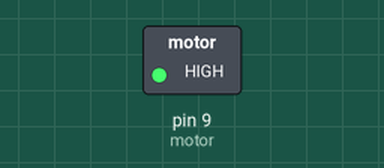
This sketch was run on a simulated Arduino Uno, built with avr-gcc and run on an emulated ATmega328P. On the bench: switched loads named in the sketch (green lamp = pin HIGH).

Above: at 0.1 s.
At 4.1 s:
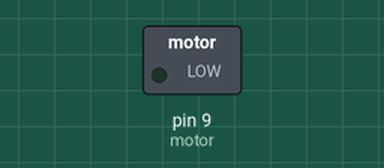
Timing chart, 0 to 5.6 s (numbered marks = the images above):
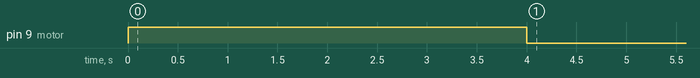

The sketch:

cat.ino
```cpp
int motor = 9;

void setup()                      // run once, when the sketch starts
{

  pinMode(motor, OUTPUT);        // sets the digital pin as output

  digitalWrite(motor, HIGH);     // turn motor on

  delay(4000);                   // wait for tenth second

  digitalWrite(motor, LOW);    // turn motor off

}

void loop()
{

}
```
